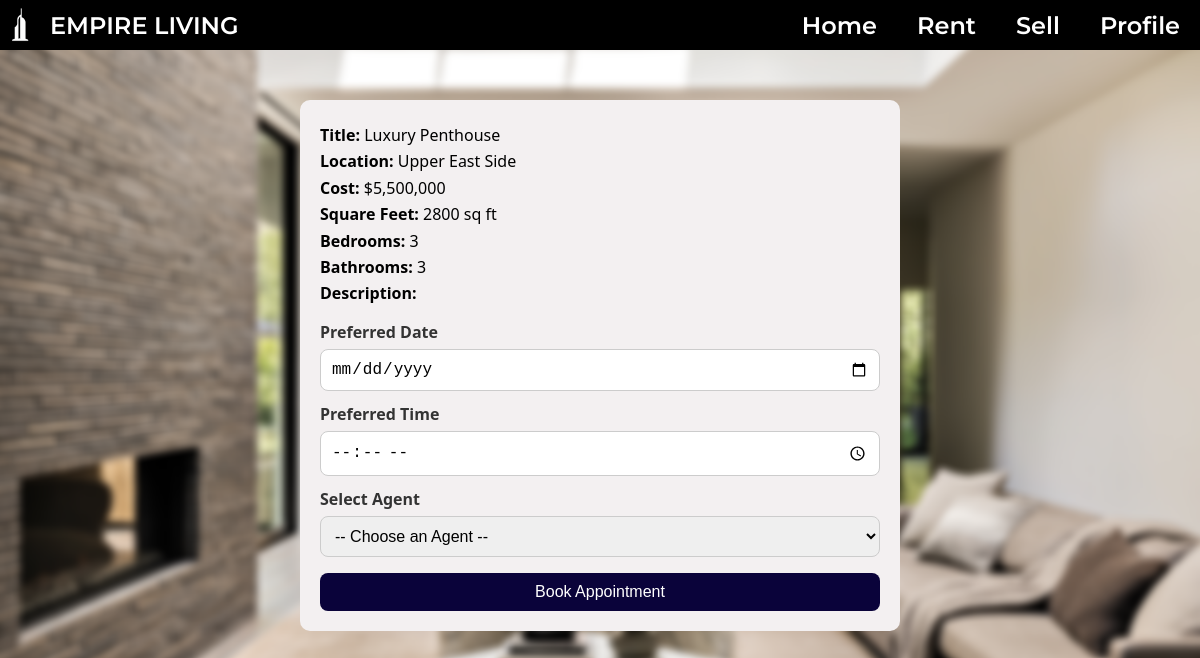
Page /buy.php?id=1 (signed in) on the committed database.
### tables this page shows
CREATE TABLE property (
  property_id INT AUTO_INCREMENT PRIMARY KEY,
  user_id INT NOT NULL,  
  title VARCHAR(30) NOT NULL,
  cost INT NOT NULL,
  square_feet INT NOT NULL,
  bedrooms INT NOT NULL,
  bathrooms INT NOT NULL,
  image LONGBLOB,
  location VARCHAR(50) NOT NULL,  
  address VARCHAR(255) NOT NULL,  
  sold BOOLEAN DEFAULT FALSE,
  description TEXT,
  FOREIGN KEY (user_id) REFERENCES user(user_id)
);

### buy.php (the view, shortened to what this page needs)
<?php
$conn = mysqli_connect("localhost", "root", "", "empire_living");
$property_id = intval($_GET['id']);
$property_result = mysqli_query($conn, "SELECT * FROM property WHERE property_id = $property_id");
$property = mysqli_fetch_assoc($property_result);
include('header.php');
?>
<!DOCTYPE html>
<html lang="en">
<head>
</head>
<body>
    <form action="buy.php?id=<?php echo $property_id; ?>" method="post" class="container">
        <div class="property-details" style="text-align:left; margin-bottom:16px; line-height:1.4;">
            <p style="margin:4px 0;"><strong>Title:</strong> <?php echo $property['title']; ?></p>
            <p style="margin:4px 0;"><strong>Location:</strong> <?php echo $property['location']; ?></p>
            <p style="margin:4px 0;"><strong>Cost:</strong> $<?php echo number_format($property['cost']); ?></p>
            <p style="margin:4px 0;"><strong>Square Feet:</strong> <?php echo $property['square_feet']; ?> sq ft</p>
            <p style="margin:4px 0;"><strong>Bedrooms:</strong> <?php echo $property['bedrooms']; ?></p>
            <p style="margin:4px 0;"><strong>Bathrooms:</strong> <?php echo $property['bathrooms']; ?></p>
            <p style="margin:4px 0;"><strong>Description:</strong><br><?php echo $property['description']; ?>
            </p>
        </div>
        <label for="appointment_date">Preferred Date</label>
        <input type="date" id="appointment_date" name="appointment_date" required style="margin-bottom:12px;">
        <label for="appointment_time">Preferred Time</label>
        <input type="time" min="09:00" max="17:00" id="appointment_time" name="appointment_time" required style="margin-bottom:12px;">
        <label for="agent_id">Select Agent</label>
        <select id="agent_id" name="agent_id" required style="margin-bottom:16px;">
            <option value="">-- Choose an Agent --</option>
        </select>
        <button type="submit" class="submit-btn" style="padding:10px 0;">Book Appointment</button>
    </form>
</body>
</html>

### buy.php (style rules this page uses)
body { margin: 0; padding: 0; font-family: 'Segoe UI', sans-serif; display: flex; justify-content: center; align-items: flex-start; background-image: url('images/bg_booking.png'); background-size: cover; background-position: center; background-attachment: fixed; }
.container { margin-top: 100px; background-color: #F3F0F1; padding: 20px; border-radius: 10px; max-width: 600px; width: 100%; box-sizing: border-box; }
.property-details { text-align: center; margin-bottom: 20px; }
label { font-weight: bold; display: block; margin-bottom: 6px; color: #333; }
input, select { width: 100%; padding: 10px; margin-bottom: 20px; border: 1px solid #ccc; border-radius: 8px; font-size: 16px; }
.submit-btn { width: 100%; padding: 12px; background-color: rgb(10, 3, 58); border: none; color: white; font-size: 16px; border-radius: 8px; cursor: pointer; transition: background-color 0.3s ease; }

### rows in the picture
property: title "Luxury Penthouse", location "Upper East Side", cost "5,500,000", square_feet "2800", bedrooms "3", bathrooms "3"
